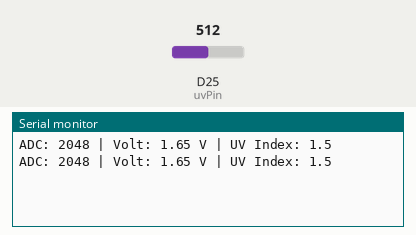
Simulated run of this sketch. Board: Arduino Due. Parts: the last lines printed to the serial monitor. Inputs (shaded band) come from the test bench; at power-on: D25 (uvPin) = 512 (analog values on the 0–1023 scale).

Above: at 1.8 s.
1.9 s: D25 (uvPin) set to 716
At 2.8 s:
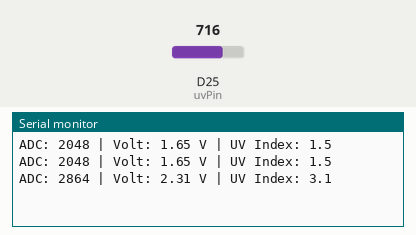
3.4 s: D25 (uvPin) set to 900
At 4.8 s:
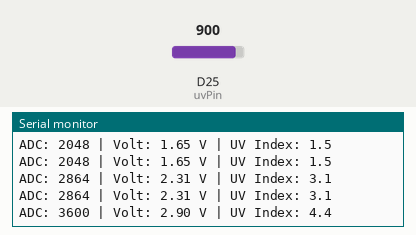
Timing chart, 0 to 6.4 s (numbered marks = the images above; inputs shaded):
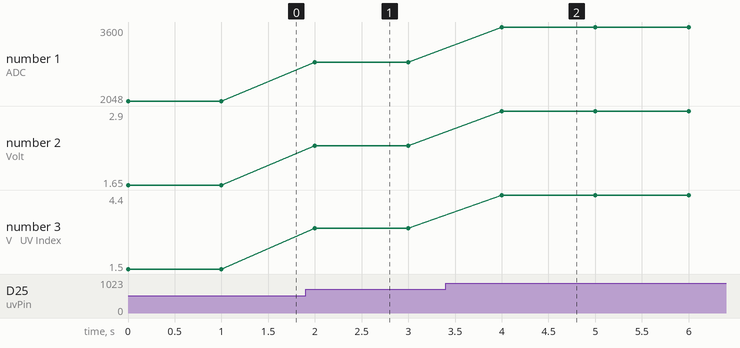

The sketch:

codigo_prueba_guva-s12sd.ino
```cpp
const int uvPin = 25;

void setup() {
  Serial.begin(115200);
  analogReadResolution(12);  // 0 - 4095
}

void loop() {
  int raw = analogRead(uvPin);
  float voltage = raw * (3.3 / 4095.0);
  float uvIndex = (voltage - 1.0) * (10.0 / 3.0 - 1.0);
  uvIndex = max(uvIndex, 0.0);

  Serial.print("ADC: ");
  Serial.print(raw);
  Serial.print(" | Volt: ");
  Serial.print(voltage, 2);
  Serial.print(" V | UV Index: ");
  Serial.println(uvIndex, 1);

  delay(1000);
}
```

Measured:
- after the input at 1.9 s, the serial monitor: prints a new line after 0.10 s (image 1)
- after the input at 3.4 s, the serial monitor: prints a new line after 0.60 s (image 2)
- plotted number 1: 2048 → 2864 after the input at 1.9 s, 2864 → 3600 after the input at 3.4 s
- plotted number 2: 1.65 → 2.31 after the input at 1.9 s, 2.31 → 2.9 after the input at 3.4 s
- plotted number 3: 1.5 → 3.1 after the input at 1.9 s, 3.1 → 4.4 after the input at 3.4 s
